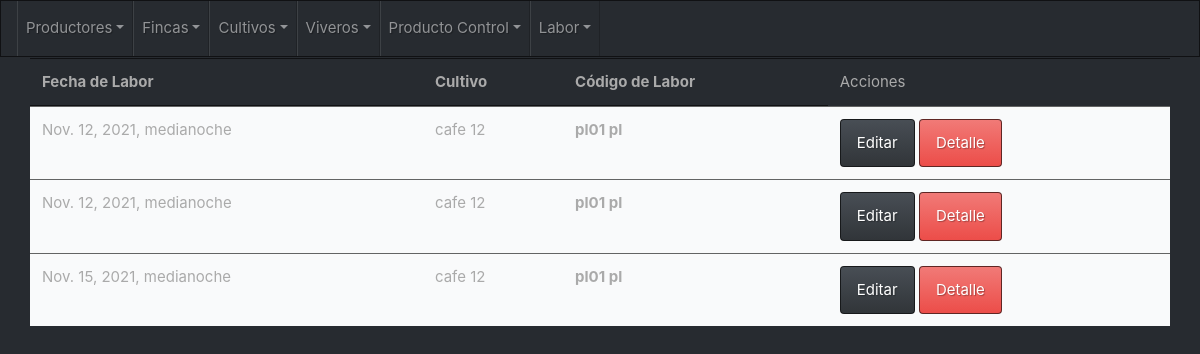
Screenshot of /cultivo/laborPlaga/listar with the database file from the repository.
### apps/vivero/models.py (models this page shows, shortened)
class Labor(models.Model):
    class Meta:
        abstract = True
    fecha_labor = models.DateTimeField()
    cultivo = models.ForeignKey(Cultivo, null = True, blank = True, on_delete = models.CASCADE)
    descripcion_labor = models.TextField(max_length=250)

class LaborPlaga(Labor):
    class Meta:
        verbose_name = 'Labor Plaga'
        verbose_name_plural = 'Labor Plagas'
    codigo_producto_control = models.ForeignKey(Plaga, null = True, blank = True, on_delete = models.CASCADE)

class Cultivo(models.Model):
    class Meta:
        verbose_name = 'Cultivo'
        verbose_name_plural = 'Cultivos'
    codigo_cultivo = models.CharField(max_length = 20, unique=True)
    nombre_cultivo = models.CharField(max_length = 20, unique=True)
    REQUIRED_FIELDS = ['codigo_cultivo', 'nombre_cultivo']

### apps/productoControl/models.py (models this page shows)
class ProductoControl(models.Model):
    class Meta:
        abstract = True
    codigo_producto_control = models.CharField(max_length = 15, unique=True)
    nombre_producto_control = models.CharField(max_length = 15, unique=True)
    registro_ica_producto_control = models.CharField(max_length = 15, unique=True)
    frecuencia_producto_control = models.IntegerField(default=0)
    valor_producto_control = models.IntegerField(default=0)
    def __str__(self):
        return '{} {}'.format(self.codigo_producto_control, self.nombre_producto_control )

class Plaga(ProductoControl):
    class Meta:
        verbose_name = 'Prodcuto Plaga'
        verbose_name_plural = 'Productos Plagas'
    carencia_plaga = models.IntegerField(default=0)

### apps/vivero/views.py (the view)
# urls.py: path('laborPlaga/listar', LaborListPlaga.as_view(), name='laborPlaga_listar'),
class LaborListPlaga(ListView):
    model = LaborPlaga
    template_name = 'laborPlaga/laborPlaga_list.html'
    paginate_by = 20

### templates/laborPlaga/laborPlaga_list.html (shortened to what this page needs)
{% extends "base/base.html" %}
{% block content %}
<div class="col-lg-1">
</div>
<div class="row">
  <table class="table table-hover">
    <thead>
      <tr>
        <th scope="col">Fecha de Labor</th>
        <th scope="col">Cultivo</th>
        <th scope="col">Código de Labor</th>
        <td>Acciones</td>
      </tr>
    </thead>
    <tbody>
      {% if object_list %}
        {% for laborPlaga in object_list %}
          <tr class="table-light">
            <td>{{laborPlaga.fecha_labor}}</td>
            <td>{{laborPlaga.cultivo.nombre_cultivo}}</td>
            <th scope="row">{{laborPlaga.codigo_producto_control}}</th>
            <td>
                <a class="btn btn-primary" href="{% url 'laborPlaga:laborPlaga_editar' laborPlaga.pk %}">Editar</a>
                <a class="btn btn-danger"  href="{% url 'laborPlaga:laborPlaga_detalle' laborPlaga.pk %}">Detalle</a>
              </td>
          </tr>
        {% endfor %}
      {% else %}
        <h1>No hay registros de fincas</h1>
      {% endif %}
    </tbody>
  </table>
</div>
{% endblock content %}

### rows the page displays
LaborPlaga: fecha_labor "Nov. 12, 2021, medianoche", cultivo.nombre_cultivo "cafe 12", codigo_producto_control "pl01 pl"
LaborPlaga: fecha_labor "Nov. 12, 2021, medianoche", cultivo.nombre_cultivo "cafe 12", codigo_producto_control "pl01 pl"
LaborPlaga: fecha_labor "Nov. 15, 2021, medianoche", cultivo.nombre_cultivo "cafe 12", codigo_producto_control "pl01 pl"
